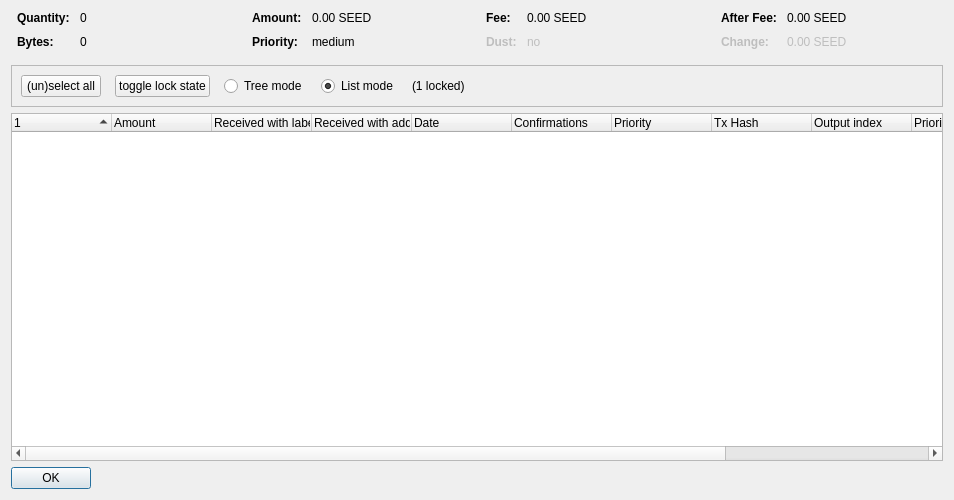
<?xml version="1.0" encoding="UTF-8"?>
<ui version="4.0">
 <class>CoinControlDialog</class>
 <widget class="QDialog" name="CoinControlDialog">
  <property name="geometry">
   <rect>
    <x>0</x>
    <y>0</y>
    <width>954</width>
    <height>500</height>
   </rect>
  </property>
  <property name="windowTitle">
   <string>Coin Selection</string>
  </property>
  <layout class="QVBoxLayout" name="verticalLayout">
   <item>
    <layout class="QHBoxLayout" name="horizontalLayoutTop" stretch="0,0,0,0">
     <property name="topMargin">
      <number>0</number>
     </property>
     <property name="bottomMargin">
      <number>10</number>
     </property>
     <item>
      <layout class="QFormLayout" name="formLayoutCoinControl1">
       <property name="horizontalSpacing">
        <number>10</number>
       </property>
       <property name="verticalSpacing">
        <number>10</number>
       </property>
       <property name="leftMargin">
        <number>6</number>
       </property>
       <property name="rightMargin">
        <number>6</number>
       </property>
       <item row="0" column="0">
        <widget class="QLabel" name="labelCoinControlQuantityText">
         <property name="font">
          <font>
           <weight>75</weight>
           <bold>true</bold>
          </font>
         </property>
         <property name="text">
          <string>Quantity:</string>
         </property>
        </widget>
       </item>
       <item row="0" column="1">
        <widget class="QLabel" name="labelCoinControlQuantity">
         <property name="cursor">
          <cursorShape>IBeamCursor</cursorShape>
         </property>
         <property name="contextMenuPolicy">
          <enum>Qt::ActionsContextMenu</enum>
         </property>
         <property name="text">
          <string notr="true">0</string>
         </property>
         <property name="textInteractionFlags">
          <set>Qt::LinksAccessibleByMouse|Qt::TextSelectableByKeyboard|Qt::TextSelectableByMouse</set>
         </property>
        </widget>
       </item>
       <item row="1" column="0">
        <widget class="QLabel" name="labelCoinControlBytesText">
         <property name="font">
          <font>
           <weight>75</weight>
           <bold>true</bold>
          </font>
         </property>
         <property name="text">
          <string>Bytes:</string>
         </property>
        </widget>
       </item>
       <item row="1" column="1">
        <widget class="QLabel" name="labelCoinControlBytes">
         <property name="cursor">
          <cursorShape>IBeamCursor</cursorShape>
         </property>
         <property name="contextMenuPolicy">
          <enum>Qt::ActionsContextMenu</enum>
         </property>
         <property name="text">
          <string notr="true">0</string>
         </property>
         <property name="textInteractionFlags">
          <set>Qt::LinksAccessibleByMouse|Qt::TextSelectableByKeyboard|Qt::TextSelectableByMouse</set>
         </property>
        </widget>
       </item>
      </layout>
     </item>
     <item>
      <layout class="QFormLayout" name="formLayoutCoinControl2">
       <property name="horizontalSpacing">
        <number>10</number>
       </property>
       <property name="verticalSpacing">
        <number>10</number>
       </property>
       <property name="leftMargin">
        <number>6</number>
       </property>
       <property name="rightMargin">
        <number>6</number>
       </property>
       <item row="0" column="0">
        <widget class="QLabel" name="labelCoinControlAmountText">
         <property name="font">
          <font>
           <weight>75</weight>
           <bold>true</bold>
          </font>
         </property>
         <property name="text">
          <string>Amount:</string>
         </property>
        </widget>
       </item>
       <item row="0" column="1">
        <widget class="QLabel" name="labelCoinControlAmount">
         <property name="cursor">
          <cursorShape>IBeamCursor</cursorShape>
         </property>
         <property name="contextMenuPolicy">
          <enum>Qt::ActionsContextMenu</enum>
         </property>
         <property name="text">
          <string notr="true">0.00 SEED</string>
         </property>
         <property name="textInteractionFlags">
          <set>Qt::LinksAccessibleByMouse|Qt::TextSelectableByKeyboard|Qt::TextSelectableByMouse</set>
         </property>
        </widget>
       </item>
       <item row="1" column="0">
        <widget class="QLabel" name="labelCoinControlPriorityText">
         <property name="font">
          <font>
           <weight>75</weight>
           <bold>true</bold>
          </font>
         </property>
         <property name="text">
          <string>Priority:</string>
         </property>
        </widget>
       </item>
       <item row="1" column="1">
        <widget class="QLabel" name="labelCoinControlPriority">
         <property name="cursor">
          <cursorShape>IBeamCursor</cursorShape>
         </property>
         <property name="contextMenuPolicy">
          <enum>Qt::ActionsContextMenu</enum>
         </property>
         <property name="text">
          <string>medium</string>
         </property>
         <property name="textInteractionFlags">
          <set>Qt::LinksAccessibleByMouse|Qt::TextSelectableByKeyboard|Qt::TextSelectableByMouse</set>
         </property>
        </widget>
       </item>
      </layout>
     </item>
     <item>
      <layout class="QFormLayout" name="formLayoutCoinControl3">
       <property name="horizontalSpacing">
        <number>10</number>
       </property>
       <property name="verticalSpacing">
        <number>10</number>
       </property>
       <property name="leftMargin">
        <number>6</number>
       </property>
       <property name="rightMargin">
        <number>6</number>
       </property>
       <item row="0" column="0">
        <widget class="QLabel" name="labelCoinControlFeeText">
         <property name="font">
          <font>
           <weight>75</weight>
           <bold>true</bold>
          </font>
         </property>
         <property name="text">
          <string>Fee:</string>
         </property>
        </widget>
       </item>
       <item row="0" column="1">
        <widget class="QLabel" name="labelCoinControlFee">
         <property name="cursor">
          <cursorShape>IBeamCursor</cursorShape>
         </property>
         <property name="contextMenuPolicy">
          <enum>Qt::ActionsContextMenu</enum>
         </property>
         <property name="text">
          <string notr="true">0.00 SEED</string>
         </property>
         <property name="textInteractionFlags">
          <set>Qt::LinksAccessibleByMouse|Qt::TextSelectableByKeyboard|Qt::TextSelectableByMouse</set>
         </property>
        </widget>
       </item>
       <item row="1" column="0">
        <widget class="QLabel" name="labelCoinControlLowOutputText">
         <property name="enabled">
          <bool>false</bool>
         </property>
         <property name="font">
          <font>
           <weight>75</weight>
           <bold>true</bold>
          </font>
         </property>
         <property name="text">
          <string>Dust:</string>
         </property>
        </widget>
       </item>
       <item row="1" column="1">
        <widget class="QLabel" name="labelCoinControlLowOutput">
         <property name="enabled">
          <bool>false</bool>
         </property>
         <property name="cursor">
          <cursorShape>IBeamCursor</cursorShape>
         </property>
         <property name="contextMenuPolicy">
          <enum>Qt::ActionsContextMenu</enum>
         </property>
         <property name="text">
          <string>no</string>
         </property>
         <property name="textInteractionFlags">
          <set>Qt::LinksAccessibleByMouse|Qt::TextSelectableByKeyboard|Qt::TextSelectableByMouse</set>
         </property>
        </widget>
       </item>
      </layout>
     </item>
     <item>
      <layout class="QFormLayout" name="formLayoutCoinControl4">
       <property name="horizontalSpacing">
        <number>10</number>
       </property>
       <property name="verticalSpacing">
        <number>10</number>
       </property>
       <property name="leftMargin">
        <number>6</number>
       </property>
       <property name="rightMargin">
        <number>6</number>
       </property>
       <item row="0" column="0">
        <widget class="QLabel" name="labelCoinControlAfterFeeText">
         <property name="font">
          <font>
           <weight>75</weight>
           <bold>true</bold>
          </font>
         </property>
         <property name="text">
          <string>After Fee:</string>
         </property>
        </widget>
       </item>
       <item row="0" column="1">
        <widget class="QLabel" name="labelCoinControlAfterFee">
         <property name="cursor">
          <cursorShape>IBeamCursor</cursorShape>
         </property>
         <property name="contextMenuPolicy">
          <enum>Qt::ActionsContextMenu</enum>
         </property>
         <property name="text">
          <string notr="true">0.00 SEED</string>
         </property>
         <property name="textInteractionFlags">
          <set>Qt::LinksAccessibleByMouse|Qt::TextSelectableByKeyboard|Qt::TextSelectableByMouse</set>
         </property>
        </widget>
       </item>
       <item row="1" column="0">
        <widget class="QLabel" name="labelCoinControlChangeText">
         <property name="enabled">
          <bool>false</bool>
         </property>
         <property name="font">
          <font>
           <weight>75</weight>
           <bold>true</bold>
          </font>
         </property>
         <property name="text">
          <string>Change:</string>
         </property>
        </widget>
       </item>
       <item row="1" column="1">
        <widget class="QLabel" name="labelCoinControlChange">
         <property name="enabled">
          <bool>false</bool>
         </property>
         <property name="cursor">
          <cursorShape>IBeamCursor</cursorShape>
         </property>
         <property name="contextMenuPolicy">
          <enum>Qt::ActionsContextMenu</enum>
         </property>
         <property name="text">
          <string notr="true">0.00 SEED</string>
         </property>
         <property name="textInteractionFlags">
          <set>Qt::LinksAccessibleByMouse|Qt::TextSelectableByKeyboard|Qt::TextSelectableByMouse</set>
         </property>
        </widget>
       </item>
      </layout>
     </item>
    </layout>
   </item>
   <item>
    <widget class="QFrame" name="frame">
     <property name="minimumSize">
      <size>
       <width>0</width>
       <height>40</height>
      </size>
     </property>
     <property name="frameShape">
      <enum>QFrame::StyledPanel</enum>
     </property>
     <property name="frameShadow">
      <enum>QFrame::Sunken</enum>
     </property>
     <layout class="QHBoxLayout" name="horizontalLayout">
      <item>
       <layout class="QHBoxLayout" name="horizontalLayoutPanel" stretch="0,0,0,0,0,0">
        <property name="spacing">
         <number>14</number>
        </property>
        <item>
         <widget class="QPushButton" name="pushButtonSelectAll">
          <property name="sizePolicy">
           <sizepolicy hsizetype="Maximum" vsizetype="Fixed">
            <horstretch>0</horstretch>
            <verstretch>0</verstretch>
           </sizepolicy>
          </property>
          <property name="text">
           <string>(un)select all</string>
          </property>
          <property name="autoDefault">
           <bool>false</bool>
          </property>
         </widget>
        </item>
        <item>
         <widget class="QPushButton" name="pushButtonToggleLock">
          <property name="sizePolicy">
           <sizepolicy hsizetype="Maximum" vsizetype="Fixed">
            <horstretch>0</horstretch>
            <verstretch>0</verstretch>
           </sizepolicy>
          </property>
          <property name="text">
           <string>toggle lock state</string>
          </property>
          <property name="autoDefault">
           <bool>false</bool>
          </property>
         </widget>
        </item>
        <item>
         <widget class="QRadioButton" name="radioTreeMode">
          <property name="sizePolicy">
           <sizepolicy hsizetype="Maximum" vsizetype="Fixed">
            <horstretch>0</horstretch>
            <verstretch>0</verstretch>
           </sizepolicy>
          </property>
          <property name="text">
           <string>Tree mode</string>
          </property>
         </widget>
        </item>
        <item>
         <widget class="QRadioButton" name="radioListMode">
          <property name="sizePolicy">
           <sizepolicy hsizetype="Maximum" vsizetype="Fixed">
            <horstretch>0</horstretch>
            <verstretch>0</verstretch>
           </sizepolicy>
          </property>
          <property name="text">
           <string>List mode</string>
          </property>
          <property name="checked">
           <bool>true</bool>
          </property>
         </widget>
        </item>
        <item>
         <widget class="QLabel" name="labelLocked">
          <property name="text">
           <string>(1 locked)</string>
          </property>
         </widget>
        </item>
        <item>
         <spacer name="horizontalSpacer">
          <property name="orientation">
           <enum>Qt::Horizontal</enum>
          </property>
          <property name="sizeHint" stdset="0">
           <size>
            <width>40</width>
            <height>20</height>
           </size>
          </property>
         </spacer>
        </item>
       </layout>
      </item>
     </layout>
    </widget>
   </item>
   <item>
    <widget class="CoinControlTreeWidget" name="treeWidget">
     <property name="contextMenuPolicy">
      <enum>Qt::CustomContextMenu</enum>
     </property>
     <property name="sortingEnabled">
      <bool>false</bool>
     </property>
     <property name="columnCount">
      <number>12</number>
     </property>
     <attribute name="headerShowSortIndicator" stdset="0">
      <bool>true</bool>
     </attribute>
     <attribute name="headerStretchLastSection">
      <bool>false</bool>
     </attribute>
     <column>
      <property name="text">
       <string/>
      </property>
     </column>
     <column>
      <property name="text">
       <string>Amount</string>
      </property>
     </column>
     <column>
      <property name="text">
       <string>Received with label</string>
      </property>
     </column>
     <column>
      <property name="text">
       <string>Received with address</string>
      </property>
     </column>
     <column>
      <property name="text">
       <string>Date</string>
      </property>
     </column>
     <column>
      <property name="text">
       <string>Confirmations</string>
      </property>
      <property name="toolTip">
       <string>Confirmed</string>
      </property>
     </column>
     <column>
      <property name="text">
       <string>Priority</string>
      </property>
     </column>
     <column>
      <property name="text">
       <string>Tx Hash</string>
      </property>
     </column>
     <column>
      <property name="text">
       <string>Output index</string>
      </property>
     </column>
     <column>
      <property name="text">
       <string>Priority</string>
      </property>
     </column>
     <column>
      <property name="text">
       <string>Seedsend Rounds</string>
      </property>
     </column>
     <column>
      <property name="text">
       <string>Date</string>
      </property>
     </column>
    </widget>
   </item>
   <item>
    <widget class="QDialogButtonBox" name="buttonBox">
     <property name="sizePolicy">
      <sizepolicy hsizetype="Maximum" vsizetype="Fixed">
       <horstretch>0</horstretch>
       <verstretch>0</verstretch>
      </sizepolicy>
     </property>
     <property name="orientation">
      <enum>Qt::Horizontal</enum>
     </property>
     <property name="standardButtons">
      <set>QDialogButtonBox::Ok</set>
     </property>
    </widget>
   </item>
  </layout>
 </widget>
 <customwidgets>
  <customwidget>
   <class>CoinControlTreeWidget</class>
   <extends>QTreeWidget</extends>
   <header>coincontroltreewidget.h</header>
  </customwidget>
 </customwidgets>
 <resources/>
 <connections/>
</ui>
